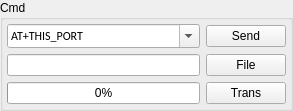
         <widget class="QGroupBox" name="ATCmd">
          <property name="sizePolicy">
           <sizepolicy hsizetype="Fixed" vsizetype="Expanding">
            <horstretch>0</horstretch>
            <verstretch>1</verstretch>
           </sizepolicy>
          </property>
          <property name="minimumSize">
           <size>
            <width>0</width>
            <height>0</height>
           </size>
          </property>
          <property name="maximumSize">
           <size>
            <width>259</width>
            <height>122</height>
           </size>
          </property>
          <property name="title">
           <string>Cmd</string>
          </property>
          <layout class="QGridLayout" name="gridLayout_3">
           <property name="leftMargin">
            <number>4</number>
           </property>
           <property name="topMargin">
            <number>4</number>
           </property>
           <property name="rightMargin">
            <number>4</number>
           </property>
           <property name="bottomMargin">
            <number>4</number>
           </property>
           <item row="1" column="1">
            <widget class="QPushButton" name="open_file">
             <property name="text">
              <string>File</string>
             </property>
            </widget>
           </item>
           <item row="2" column="1">
            <widget class="QPushButton" name="trans_file">
             <property name="text">
              <string>Trans</string>
             </property>
            </widget>
           </item>
           <item row="0" column="0">
            <widget class="QComboBox" name="cbatcmd">
             <property name="sizePolicy">
              <sizepolicy hsizetype="Preferred" vsizetype="Expanding">
               <horstretch>0</horstretch>
               <verstretch>0</verstretch>
              </sizepolicy>
             </property>
             <property name="font">
              <font>
               <family>Calibri</family>
               <pointsize>9</pointsize>
              </font>
             </property>
             <property name="toolTip">
              <string>&lt;html&gt;&lt;head/&gt;&lt;body&gt;&lt;p&gt;Multi serial port command format: &lt;/p&gt;&lt;p&gt;AT command &amp;gt; port1,port2&lt;/p&gt;&lt;p&gt;Example: &lt;/p&gt;&lt;p&gt;a.AT+THIS_PORT&amp;gt;com2,com3 &lt;/p&gt;&lt;p&gt;  will send AT+THIS_PORT command to com2 com3&lt;/p&gt;&lt;p&gt;b.AT+THIS_PORT&amp;gt;all &lt;/p&gt;&lt;p&gt;  will send AT+THIS_PORT command to all valid port&lt;/p&gt;&lt;/body&gt;&lt;/html&gt;</string>
             </property>
             <property name="editable">
              <bool>true</bool>
             </property>
             <property name="currentIndex">
              <number>0</number>
             </property>
             <item>
              <property name="text">
               <string>AT+THIS_PORT</string>
              </property>
             </item>
             <item>
              <property name="text">
               <string>AT+SAVE_ALL</string>
              </property>
             </item>
             <item>
              <property name="text">
               <string>AT+WARM_RESET</string>
              </property>
             </item>
             <item>
              <property name="text">
               <string>AT+COLD_RESET</string>
              </property>
             </item>
             <item>
              <property name="text">
               <string>AT+READ_PARA</string>
              </property>
             </item>
             <item>
              <property name="text">
               <string>AT+WORK_MODE=13</string>
              </property>
             </item>
             <item>
              <property name="text">
               <string>AT+ALIGN_VEL=</string>
              </property>
             </item>
             <item>
              <property name="text">
               <string>AT+DR_TIME=120</string>
              </property>
             </item>
             <item>
              <property name="text">
               <string>AT+NAVI_RATE=</string>
              </property>
             </item>
             <item>
              <property name="text">
               <string>AT+GPGGA=UART1,</string>
              </property>
             </item>
             <item>
              <property name="text">
               <string>AT+GPFMI=UART1,</string>
              </property>
             </item>
             <item>
              <property name="text">
               <string>AT+GPRMC=UART1,</string>
              </property>
             </item>
             <item>
              <property name="text">
               <string>AT+GPIMU=UART1,</string>
              </property>
             </item>
             <item>
              <property name="text">
               <string>AT+GPREF=UART1,</string>
              </property>
             </item>
             <item>
              <property name="text">
               <string>AT+GPSAT=UART1,</string>
              </property>
             </item>
             <item>
              <property name="text">
               <string>AT+LEVER_ARM=0.01,-0.027,-0.1</string>
              </property>
             </item>
             <item>
              <property name="text">
               <string>AT+UPDATE_SHELL</string>
              </property>
             </item>
             <item>
              <property name="text">
               <string>AT+UPDATE_MODE</string>
              </property>
             </item>
             <item>
              <property name="text">
               <string>AT+SELF_TEST=</string>
              </property>
             </item>
             <item>
              <property name="text">
               <string>AT+VEHICLE_MODE=</string>
              </property>
             </item>
             <item>
              <property name="text">
               <string>AT+RTCM=UART1,1</string>
              </property>
             </item>
             <item>
              <property name="text">
               <string>AT+BASE_LLH=1,2,3</string>
              </property>
             </item>
             <item>
              <property name="text">
               <string>AT+ACTIVATE_KEY=</string>
              </property>
             </item>
             <item>
              <property name="text">
               <string>AT+ALT_PARA=-9.1,37,1</string>
              </property>
             </item>
             <item>
              <property name="text">
               <string>AT+ZUPT=ENABLE</string>
              </property>
             </item>
            </widget>
           </item>
           <item row="0" column="1">
            <widget class="QPushButton" name="pushButton_atcmd">
             <property name="text">
              <string>Send</string>
             </property>
            </widget>
           </item>
           <item row="1" column="0">
            <widget class="QLineEdit" name="lineEdit_filename">
             <property name="sizePolicy">
              <sizepolicy hsizetype="Expanding" vsizetype="Maximum">
               <horstretch>0</horstretch>
               <verstretch>0</verstretch>
              </sizepolicy>
             </property>
             <property name="readOnly">
              <bool>true</bool>
             </property>
            </widget>
           </item>
           <item row="2" column="0">
            <widget class="QProgressBar" name="file_transbar">
             <property name="value">
              <number>0</number>
             </property>
             <property name="alignment">
              <set>Qt::AlignLeading|Qt::AlignLeft|Qt::AlignTop</set>
             </property>
             <property name="textVisible">
              <bool>true</bool>
             </property>
             <property name="orientation">
              <enum>Qt::Horizontal</enum>
             </property>
             <property name="invertedAppearance">
              <bool>false</bool>
             </property>
            </widget>
           </item>
          </layout>
         </widget>
